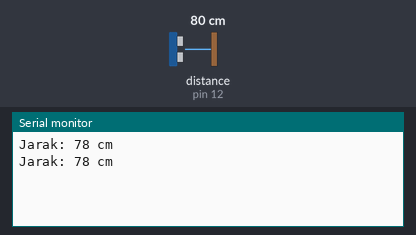
A sketch run on a simulated Arduino Uno, built with avr-gcc and run on an emulated ATmega328P. Parts: the last lines printed to the serial monitor. Wiring (inferred from the names in the program): ultrasonic range finder: trigger pin 11; echo pin 12. Inputs (shaded band) come from the test bench; at power-on: distance to the obstacle (sensor on pin 12) 80 cm. The echo pulse lasts 58.3 µs per cm.

Above: at 1.8 s.
1.9 s: distance to the obstacle (sensor on pin 12) set to 2 cm
At 2.6 s:
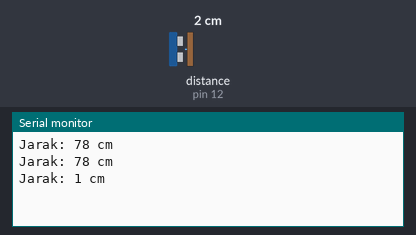
3.4 s: distance to the obstacle (sensor on pin 12) set to 4 cm
At 4.8 s:
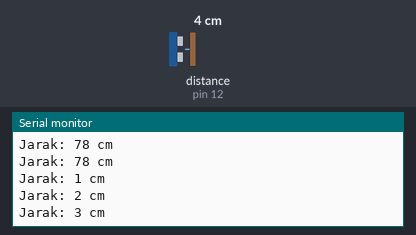
Timing chart, 0 to 6.4 s (numbered marks = the images above; inputs shaded):
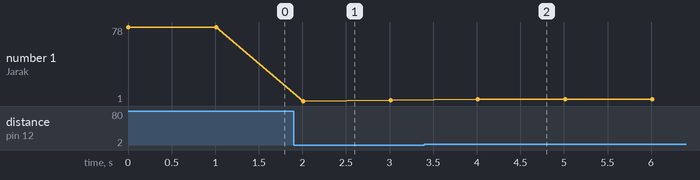

The sketch:

Sensor_HCSR.ino
```cpp
#define ECHO_PIN 12
#define TRIGGER_PIN 11

void setup() {
  // Inisialisasi komunikasi serial
  Serial.begin(9600);

  // Inisialisasi pin trigger sebagai output
  pinMode(TRIGGER_PIN, OUTPUT);

  // Inisialisasi pin echo sebagai input
  pinMode(ECHO_PIN, INPUT);
}

void loop() {
  // Mengirim pulsa trigger
  digitalWrite(TRIGGER_PIN, HIGH);
  delayMicroseconds(10);
  digitalWrite(TRIGGER_PIN, LOW);

  // Menghitung waktu yang dibutuhkan oleh pulsa untuk mencapai target dan kembali
  long duration = pulseIn(ECHO_PIN, HIGH);

  // Menghitung jarak dengan menggunakan kecepatan suara
  int distance = (duration / 2) * 0.034;

  // Menampilkan jarak pada serial monitor
  Serial.print("Jarak: ");
  Serial.print(distance);
  Serial.println(" cm");

  // Menunggu 1 detik sebelum membaca jarak selanjutnya
  delay(1000);
}
```

Measured:
- after the input at 1.9 s, the serial monitor: prints a new line after 0.11 s (image 1)
- after the input at 3.4 s, the serial monitor: prints a new line after 0.61 s (image 2)
- plotted number 1: 78 → 2 after the input at 1.9 s, 2 → 3 after the input at 3.4 s
